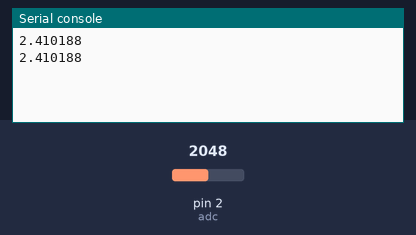
Recording of a program running on a simulated MicroPython board. Shown: the last lines printed to the serial console. Inputs (shaded band) come from the test bench; at power-on: pin 2 (adc) = 2048 (analog values on the 0–4095 scale).

Above: at 1.2 s.
1.3 s: pin 2 (adc) set to 2866
At 2.6 s:
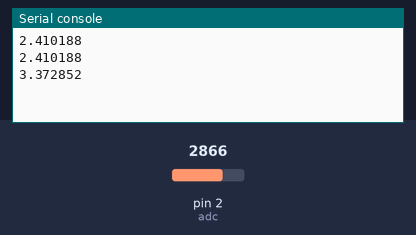
2.8 s: pin 2 (adc) set to 3603
At 3.5 s:
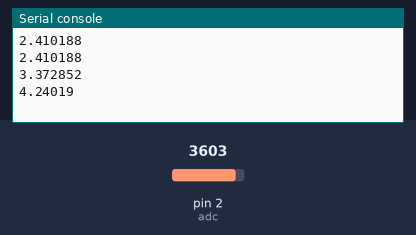
Timing chart, 0 to 5.8 s (numbered marks = the images above; inputs shaded):
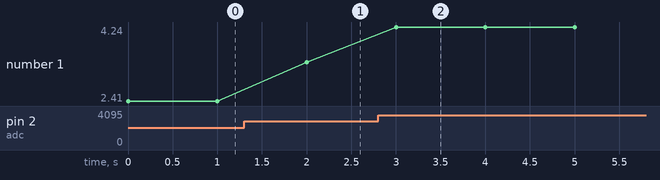

Measured:
- after the input at 1.3 s, the serial console: prints a new line after 0.70 s (image 1)
- after the input at 2.8 s, the serial console: prints a new line after 0.20 s (image 2)
- plotted number 1: 2.41 → 3.37 after the input at 1.3 s, 3.37 → 4.24 after the input at 2.8 s

The program:

2-3.__________2.py
```python
from machine import Pin,ADC
import time

adc = ADC(Pin(2))

try:
    while True:
        voltage = adc.read()/4095*5.02*0.96

        print(voltage)

        time.sleep(1.0)

except KeyboardInterrupt:
    print("코드를 종료합니다.")
```
